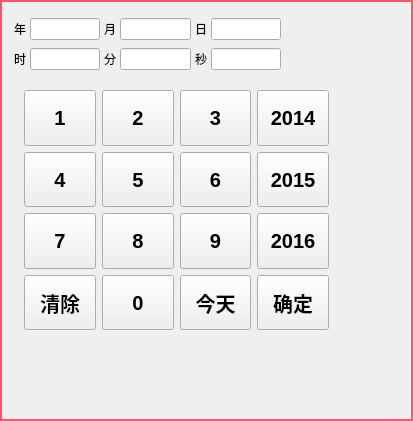
<?xml version="1.0" encoding="UTF-8"?>
<ui version="4.0">
 <class>lds_calendarwidget</class>
 <widget class="QDialog" name="lds_calendarwidget">
  <property name="geometry">
   <rect>
    <x>0</x>
    <y>0</y>
    <width>413</width>
    <height>421</height>
   </rect>
  </property>
  <property name="windowTitle">
   <string>Dialog</string>
  </property>
  <property name="styleSheet">
   <string notr="true">QDialog#lds_calendarwidget{
border:2px solid #ff546b;
}</string>
  </property>
  <widget class="QFrame" name="frame_2">
   <property name="geometry">
    <rect>
     <x>10</x>
     <y>10</y>
     <width>275</width>
     <height>70</height>
    </rect>
   </property>
   <property name="styleSheet">
    <string notr="true">QFrame#frame_2{
background-color: qlineargradient(spread:pad, x1:0, y1:0, x2:0, y2:1, 
stop:0 #ff7d91,
stop:0.5 #ff7d91,
stop:0.51 #ff546b
stop:1 #ff546b
);
}</string>
   </property>
   <layout class="QGridLayout" name="gridLayout">
    <property name="leftMargin">
     <number>4</number>
    </property>
    <property name="topMargin">
     <number>4</number>
    </property>
    <property name="rightMargin">
     <number>4</number>
    </property>
    <property name="bottomMargin">
     <number>4</number>
    </property>
    <property name="spacing">
     <number>4</number>
    </property>
    <item row="1" column="1">
     <widget class="QLineEdit" name="lineEdit_hour"/>
    </item>
    <item row="0" column="5">
     <widget class="QLabel" name="label_day">
      <property name="text">
       <string>日</string>
      </property>
     </widget>
    </item>
    <item row="1" column="6">
     <widget class="QLineEdit" name="lineEdit_second"/>
    </item>
    <item row="1" column="0">
     <widget class="QLabel" name="label_hour">
      <property name="text">
       <string>时</string>
      </property>
     </widget>
    </item>
    <item row="0" column="6">
     <widget class="QLineEdit" name="lineEdit_day"/>
    </item>
    <item row="1" column="5">
     <widget class="QLabel" name="label_second">
      <property name="text">
       <string>秒</string>
      </property>
     </widget>
    </item>
    <item row="0" column="0">
     <widget class="QLabel" name="label_year">
      <property name="text">
       <string>年</string>
      </property>
     </widget>
    </item>
    <item row="1" column="3">
     <widget class="QLineEdit" name="lineEdit_minute"/>
    </item>
    <item row="0" column="2">
     <widget class="QLabel" name="label_month">
      <property name="text">
       <string>月</string>
      </property>
     </widget>
    </item>
    <item row="0" column="1">
     <widget class="QLineEdit" name="lineEdit_year"/>
    </item>
    <item row="0" column="3">
     <widget class="QLineEdit" name="lineEdit_month"/>
    </item>
    <item row="1" column="2">
     <widget class="QLabel" name="label_minute">
      <property name="text">
       <string>分</string>
      </property>
     </widget>
    </item>
   </layout>
  </widget>
  <widget class="QFrame" name="frame">
   <property name="geometry">
    <rect>
     <x>14</x>
     <y>80</y>
     <width>325</width>
     <height>260</height>
    </rect>
   </property>
   <property name="frameShape">
    <enum>QFrame::NoFrame</enum>
   </property>
   <property name="frameShadow">
    <enum>QFrame::Raised</enum>
   </property>
   <layout class="QGridLayout" name="gridLayout_2">
    <property name="leftMargin">
     <number>10</number>
    </property>
    <property name="topMargin">
     <number>10</number>
    </property>
    <property name="rightMargin">
     <number>10</number>
    </property>
    <property name="bottomMargin">
     <number>10</number>
    </property>
    <item row="0" column="0">
     <widget class="QPushButton" name="pushButton_num1">
      <property name="sizePolicy">
       <sizepolicy hsizetype="Ignored" vsizetype="Ignored">
        <horstretch>0</horstretch>
        <verstretch>0</verstretch>
       </sizepolicy>
      </property>
      <property name="font">
       <font>
        <pointsize>15</pointsize>
        <weight>75</weight>
        <bold>true</bold>
       </font>
      </property>
      <property name="focusPolicy">
       <enum>Qt::NoFocus</enum>
      </property>
      <property name="styleSheet">
       <string notr="true"/>
      </property>
      <property name="text">
       <string>1</string>
      </property>
      <property name="outer_stylesheet" stdset="0">
       <string>pushbutton_key</string>
      </property>
     </widget>
    </item>
    <item row="0" column="1">
     <widget class="QPushButton" name="pushButton_num2">
      <property name="sizePolicy">
       <sizepolicy hsizetype="Ignored" vsizetype="Ignored">
        <horstretch>0</horstretch>
        <verstretch>0</verstretch>
       </sizepolicy>
      </property>
      <property name="font">
       <font>
        <pointsize>15</pointsize>
        <weight>75</weight>
        <bold>true</bold>
       </font>
      </property>
      <property name="focusPolicy">
       <enum>Qt::NoFocus</enum>
      </property>
      <property name="styleSheet">
       <string notr="true"/>
      </property>
      <property name="text">
       <string>2</string>
      </property>
      <property name="outer_stylesheet" stdset="0">
       <string>pushbutton_key</string>
      </property>
     </widget>
    </item>
    <item row="0" column="2">
     <widget class="QPushButton" name="pushButton_num3">
      <property name="sizePolicy">
       <sizepolicy hsizetype="Ignored" vsizetype="Ignored">
        <horstretch>0</horstretch>
        <verstretch>0</verstretch>
       </sizepolicy>
      </property>
      <property name="font">
       <font>
        <pointsize>15</pointsize>
        <weight>75</weight>
        <bold>true</bold>
       </font>
      </property>
      <property name="focusPolicy">
       <enum>Qt::NoFocus</enum>
      </property>
      <property name="styleSheet">
       <string notr="true"/>
      </property>
      <property name="text">
       <string>3</string>
      </property>
      <property name="outer_stylesheet" stdset="0">
       <string>pushbutton_key</string>
      </property>
     </widget>
    </item>
    <item row="0" column="3">
     <widget class="QPushButton" name="pushButton_curyear_2">
      <property name="sizePolicy">
       <sizepolicy hsizetype="Ignored" vsizetype="Ignored">
        <horstretch>0</horstretch>
        <verstretch>0</verstretch>
       </sizepolicy>
      </property>
      <property name="font">
       <font>
        <pointsize>15</pointsize>
        <weight>75</weight>
        <bold>true</bold>
       </font>
      </property>
      <property name="focusPolicy">
       <enum>Qt::NoFocus</enum>
      </property>
      <property name="styleSheet">
       <string notr="true"/>
      </property>
      <property name="text">
       <string>2014</string>
      </property>
      <property name="outer_stylesheet" stdset="0">
       <string>pushbutton_key</string>
      </property>
     </widget>
    </item>
    <item row="1" column="0">
     <widget class="QPushButton" name="pushButton_num4">
      <property name="sizePolicy">
       <sizepolicy hsizetype="Ignored" vsizetype="Ignored">
        <horstretch>0</horstretch>
        <verstretch>0</verstretch>
       </sizepolicy>
      </property>
      <property name="font">
       <font>
        <pointsize>15</pointsize>
        <weight>75</weight>
        <bold>true</bold>
       </font>
      </property>
      <property name="focusPolicy">
       <enum>Qt::NoFocus</enum>
      </property>
      <property name="styleSheet">
       <string notr="true"/>
      </property>
      <property name="text">
       <string>4</string>
      </property>
      <property name="outer_stylesheet" stdset="0">
       <string>pushbutton_key</string>
      </property>
     </widget>
    </item>
    <item row="1" column="1">
     <widget class="QPushButton" name="pushButton_num5">
      <property name="sizePolicy">
       <sizepolicy hsizetype="Ignored" vsizetype="Ignored">
        <horstretch>0</horstretch>
        <verstretch>0</verstretch>
       </sizepolicy>
      </property>
      <property name="font">
       <font>
        <pointsize>15</pointsize>
        <weight>75</weight>
        <bold>true</bold>
       </font>
      </property>
      <property name="focusPolicy">
       <enum>Qt::NoFocus</enum>
      </property>
      <property name="styleSheet">
       <string notr="true"/>
      </property>
      <property name="text">
       <string>5</string>
      </property>
      <property name="outer_stylesheet" stdset="0">
       <string>pushbutton_key</string>
      </property>
     </widget>
    </item>
    <item row="1" column="2">
     <widget class="QPushButton" name="pushButton_num6">
      <property name="sizePolicy">
       <sizepolicy hsizetype="Ignored" vsizetype="Ignored">
        <horstretch>0</horstretch>
        <verstretch>0</verstretch>
       </sizepolicy>
      </property>
      <property name="font">
       <font>
        <pointsize>15</pointsize>
        <weight>75</weight>
        <bold>true</bold>
       </font>
      </property>
      <property name="focusPolicy">
       <enum>Qt::NoFocus</enum>
      </property>
      <property name="styleSheet">
       <string notr="true"/>
      </property>
      <property name="text">
       <string>6</string>
      </property>
      <property name="outer_stylesheet" stdset="0">
       <string>pushbutton_key</string>
      </property>
     </widget>
    </item>
    <item row="1" column="3">
     <widget class="QPushButton" name="pushButton_curyear_1">
      <property name="sizePolicy">
       <sizepolicy hsizetype="Ignored" vsizetype="Ignored">
        <horstretch>0</horstretch>
        <verstretch>0</verstretch>
       </sizepolicy>
      </property>
      <property name="font">
       <font>
        <pointsize>15</pointsize>
        <weight>75</weight>
        <bold>true</bold>
       </font>
      </property>
      <property name="focusPolicy">
       <enum>Qt::NoFocus</enum>
      </property>
      <property name="styleSheet">
       <string notr="true"/>
      </property>
      <property name="text">
       <string>2015</string>
      </property>
      <property name="outer_stylesheet" stdset="0">
       <string>pushbutton_key</string>
      </property>
     </widget>
    </item>
    <item row="2" column="0">
     <widget class="QPushButton" name="pushButton_num7">
      <property name="sizePolicy">
       <sizepolicy hsizetype="Ignored" vsizetype="Ignored">
        <horstretch>0</horstretch>
        <verstretch>0</verstretch>
       </sizepolicy>
      </property>
      <property name="font">
       <font>
        <pointsize>15</pointsize>
        <weight>75</weight>
        <bold>true</bold>
       </font>
      </property>
      <property name="focusPolicy">
       <enum>Qt::NoFocus</enum>
      </property>
      <property name="styleSheet">
       <string notr="true"/>
      </property>
      <property name="text">
       <string>7</string>
      </property>
      <property name="outer_stylesheet" stdset="0">
       <string>pushbutton_key</string>
      </property>
     </widget>
    </item>
    <item row="2" column="1">
     <widget class="QPushButton" name="pushButton_num8">
      <property name="sizePolicy">
       <sizepolicy hsizetype="Ignored" vsizetype="Ignored">
        <horstretch>0</horstretch>
        <verstretch>0</verstretch>
       </sizepolicy>
      </property>
      <property name="font">
       <font>
        <pointsize>15</pointsize>
        <weight>75</weight>
        <bold>true</bold>
       </font>
      </property>
      <property name="focusPolicy">
       <enum>Qt::NoFocus</enum>
      </property>
      <property name="styleSheet">
       <string notr="true"/>
      </property>
      <property name="text">
       <string>8</string>
      </property>
      <property name="outer_stylesheet" stdset="0">
       <string>pushbutton_key</string>
      </property>
     </widget>
    </item>
    <item row="2" column="2">
     <widget class="QPushButton" name="pushButton_num9">
      <property name="sizePolicy">
       <sizepolicy hsizetype="Ignored" vsizetype="Ignored">
        <horstretch>0</horstretch>
        <verstretch>0</verstretch>
       </sizepolicy>
      </property>
      <property name="font">
       <font>
        <pointsize>15</pointsize>
        <weight>75</weight>
        <bold>true</bold>
       </font>
      </property>
      <property name="focusPolicy">
       <enum>Qt::NoFocus</enum>
      </property>
      <property name="styleSheet">
       <string notr="true"/>
      </property>
      <property name="text">
       <string>9</string>
      </property>
      <property name="outer_stylesheet" stdset="0">
       <string>pushbutton_key</string>
      </property>
     </widget>
    </item>
    <item row="2" column="3">
     <widget class="QPushButton" name="pushButton_curyear">
      <property name="sizePolicy">
       <sizepolicy hsizetype="Ignored" vsizetype="Ignored">
        <horstretch>0</horstretch>
        <verstretch>0</verstretch>
       </sizepolicy>
      </property>
      <property name="font">
       <font>
        <pointsize>15</pointsize>
        <weight>75</weight>
        <bold>true</bold>
       </font>
      </property>
      <property name="focusPolicy">
       <enum>Qt::NoFocus</enum>
      </property>
      <property name="styleSheet">
       <string notr="true"/>
      </property>
      <property name="text">
       <string>2016</string>
      </property>
      <property name="outer_stylesheet" stdset="0">
       <string>pushbutton_key</string>
      </property>
     </widget>
    </item>
    <item row="3" column="0">
     <widget class="QPushButton" name="pushButton_clear">
      <property name="sizePolicy">
       <sizepolicy hsizetype="Ignored" vsizetype="Ignored">
        <horstretch>0</horstretch>
        <verstretch>0</verstretch>
       </sizepolicy>
      </property>
      <property name="font">
       <font>
        <pointsize>15</pointsize>
        <weight>75</weight>
        <bold>true</bold>
       </font>
      </property>
      <property name="focusPolicy">
       <enum>Qt::NoFocus</enum>
      </property>
      <property name="styleSheet">
       <string notr="true"/>
      </property>
      <property name="text">
       <string>清除</string>
      </property>
      <property name="outer_stylesheet" stdset="0">
       <string>pushbutton_key</string>
      </property>
     </widget>
    </item>
    <item row="3" column="1">
     <widget class="QPushButton" name="pushButton_num0">
      <property name="sizePolicy">
       <sizepolicy hsizetype="Ignored" vsizetype="Ignored">
        <horstretch>0</horstretch>
        <verstretch>0</verstretch>
       </sizepolicy>
      </property>
      <property name="font">
       <font>
        <pointsize>15</pointsize>
        <weight>75</weight>
        <bold>true</bold>
       </font>
      </property>
      <property name="focusPolicy">
       <enum>Qt::NoFocus</enum>
      </property>
      <property name="styleSheet">
       <string notr="true"/>
      </property>
      <property name="text">
       <string>0</string>
      </property>
      <property name="outer_stylesheet" stdset="0">
       <string>pushbutton_key</string>
      </property>
     </widget>
    </item>
    <item row="3" column="2">
     <widget class="QPushButton" name="pushButton_today">
      <property name="sizePolicy">
       <sizepolicy hsizetype="Ignored" vsizetype="Ignored">
        <horstretch>0</horstretch>
        <verstretch>0</verstretch>
       </sizepolicy>
      </property>
      <property name="font">
       <font>
        <pointsize>15</pointsize>
        <weight>75</weight>
        <bold>true</bold>
       </font>
      </property>
      <property name="focusPolicy">
       <enum>Qt::NoFocus</enum>
      </property>
      <property name="styleSheet">
       <string notr="true"/>
      </property>
      <property name="text">
       <string>今天</string>
      </property>
      <property name="outer_stylesheet" stdset="0">
       <string>pushbutton_key</string>
      </property>
     </widget>
    </item>
    <item row="3" column="3">
     <widget class="QPushButton" name="pushButton_ok">
      <property name="sizePolicy">
       <sizepolicy hsizetype="Ignored" vsizetype="Ignored">
        <horstretch>0</horstretch>
        <verstretch>0</verstretch>
       </sizepolicy>
      </property>
      <property name="font">
       <font>
        <pointsize>15</pointsize>
        <weight>75</weight>
        <bold>true</bold>
       </font>
      </property>
      <property name="focusPolicy">
       <enum>Qt::NoFocus</enum>
      </property>
      <property name="styleSheet">
       <string notr="true"/>
      </property>
      <property name="text">
       <string>确定</string>
      </property>
      <property name="outer_stylesheet" stdset="0">
       <string>pushbutton_key</string>
      </property>
     </widget>
    </item>
   </layout>
  </widget>
 </widget>
 <resources/>
 <connections/>
</ui>
